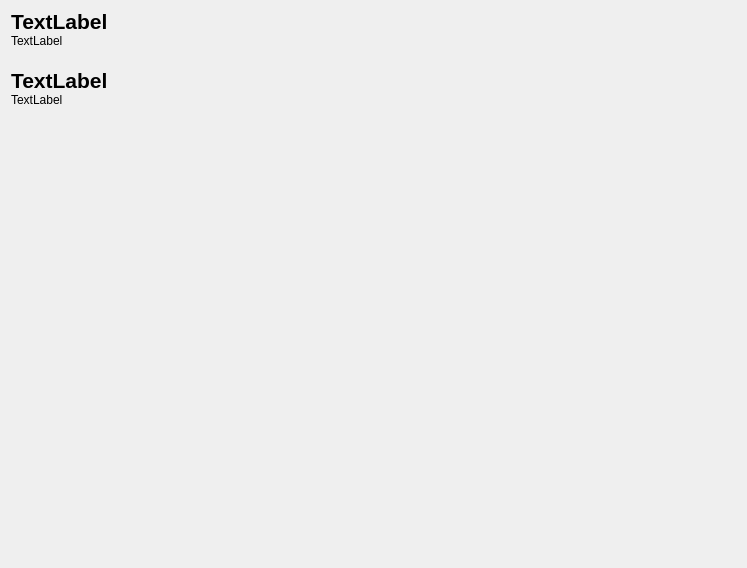
<?xml version="1.0" encoding="UTF-8"?>
<ui version="4.0">
 <class>TabCopyrightNotice</class>
 <widget class="QWidget" name="TabCopyrightNotice">
  <property name="geometry">
   <rect>
    <x>0</x>
    <y>0</y>
    <width>747</width>
    <height>568</height>
   </rect>
  </property>
  <property name="windowTitle">
   <string>Form</string>
  </property>
  <layout class="QVBoxLayout" name="verticalLayout">
   <property name="spacing">
    <number>0</number>
   </property>
   <property name="topMargin">
    <number>9</number>
   </property>
   <property name="bottomMargin">
    <number>0</number>
   </property>
   <item>
    <widget class="QLabel" name="labelCopyrightTitle">
     <property name="font">
      <font>
       <pointsize>16</pointsize>
       <weight>75</weight>
       <bold>true</bold>
      </font>
     </property>
     <property name="text">
      <string>TextLabel</string>
     </property>
     <property name="style" stdset="0">
      <string>normal</string>
     </property>
    </widget>
   </item>
   <item>
    <widget class="QLabel" name="labelCopyrightContent1">
     <property name="text">
      <string>TextLabel</string>
     </property>
     <property name="style" stdset="0">
      <string>normal</string>
     </property>
    </widget>
   </item>
   <item>
    <widget class="QWidget" name="widget_2" native="true">
     <property name="minimumSize">
      <size>
       <width>0</width>
       <height>20</height>
      </size>
     </property>
    </widget>
   </item>
   <item>
    <widget class="QLabel" name="labelAboutTile">
     <property name="font">
      <font>
       <pointsize>16</pointsize>
       <weight>75</weight>
       <bold>true</bold>
      </font>
     </property>
     <property name="text">
      <string>TextLabel</string>
     </property>
     <property name="style" stdset="0">
      <string>normal</string>
     </property>
    </widget>
   </item>
   <item>
    <widget class="QLabel" name="labelAboutContent1">
     <property name="text">
      <string>TextLabel</string>
     </property>
     <property name="style" stdset="0">
      <string>normal</string>
     </property>
    </widget>
   </item>
   <item>
    <spacer name="verticalSpacer">
     <property name="orientation">
      <enum>Qt::Vertical</enum>
     </property>
     <property name="sizeHint" stdset="0">
      <size>
       <width>20</width>
       <height>40</height>
      </size>
     </property>
    </spacer>
   </item>
  </layout>
 </widget>
 <resources/>
 <connections/>
</ui>
